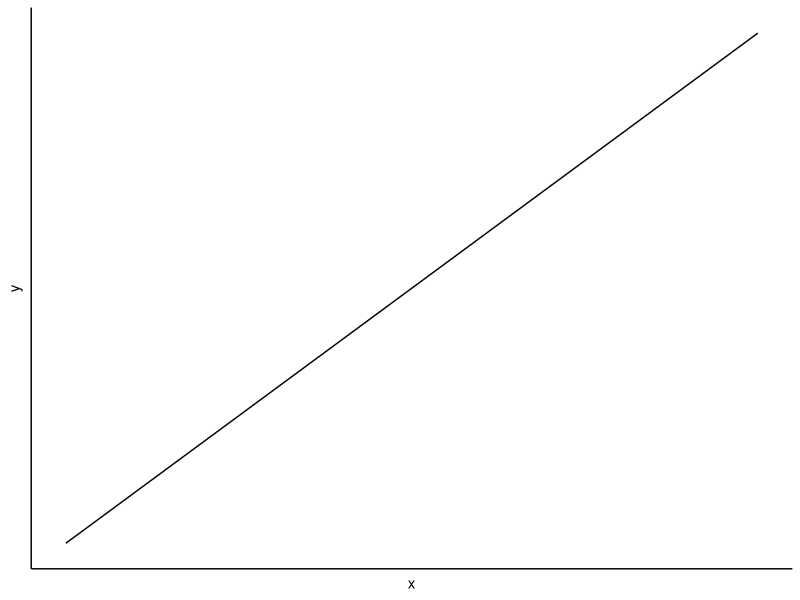
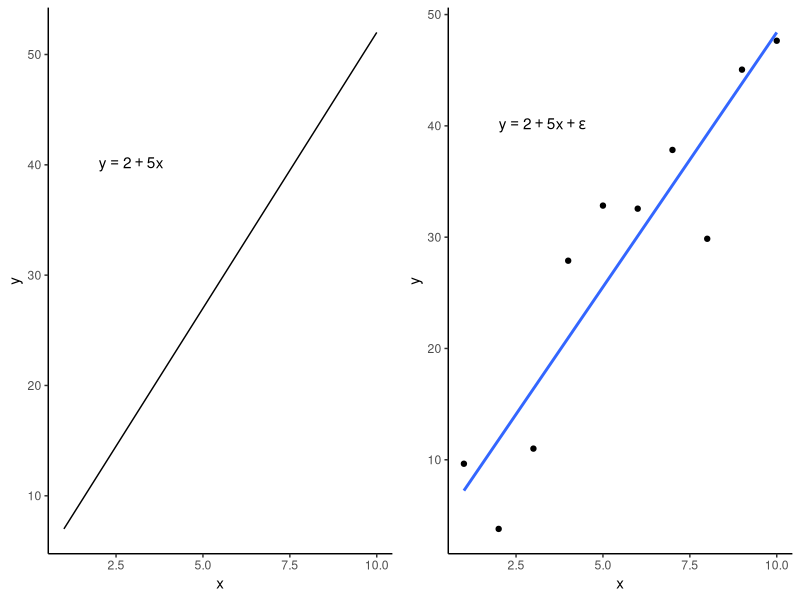
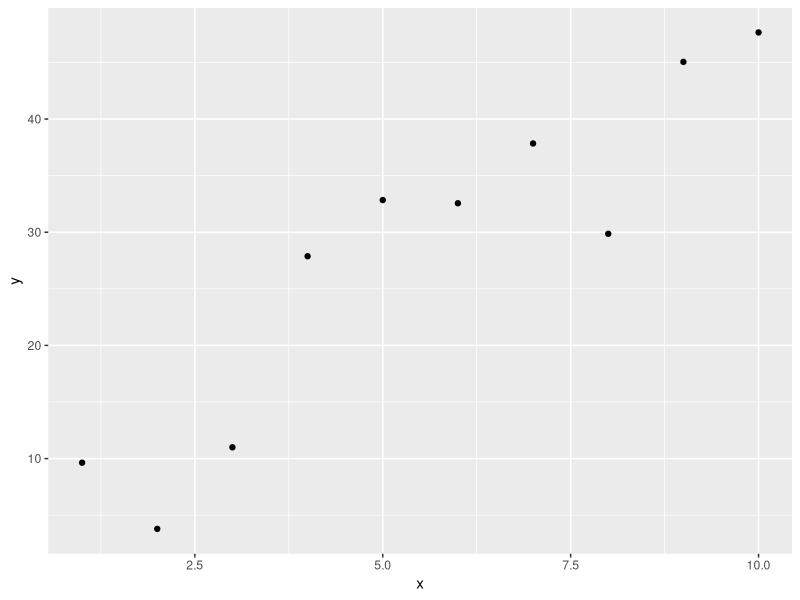
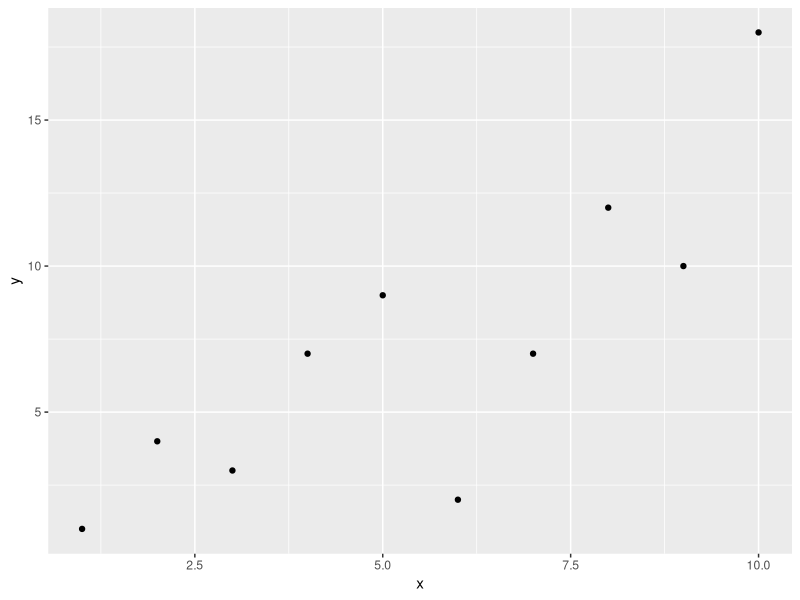
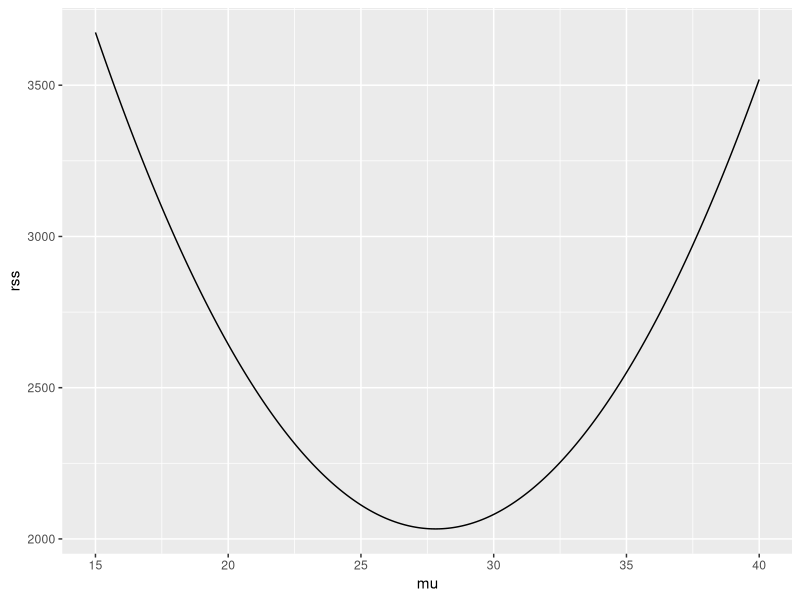
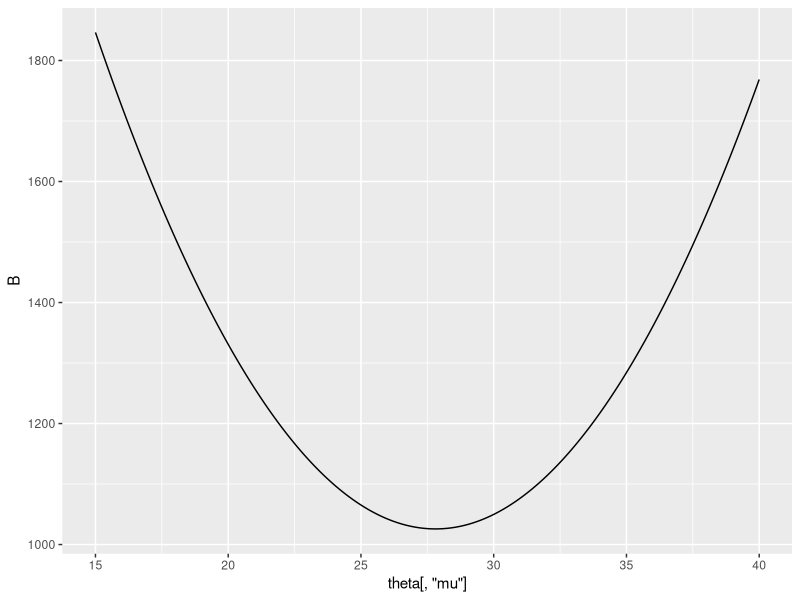
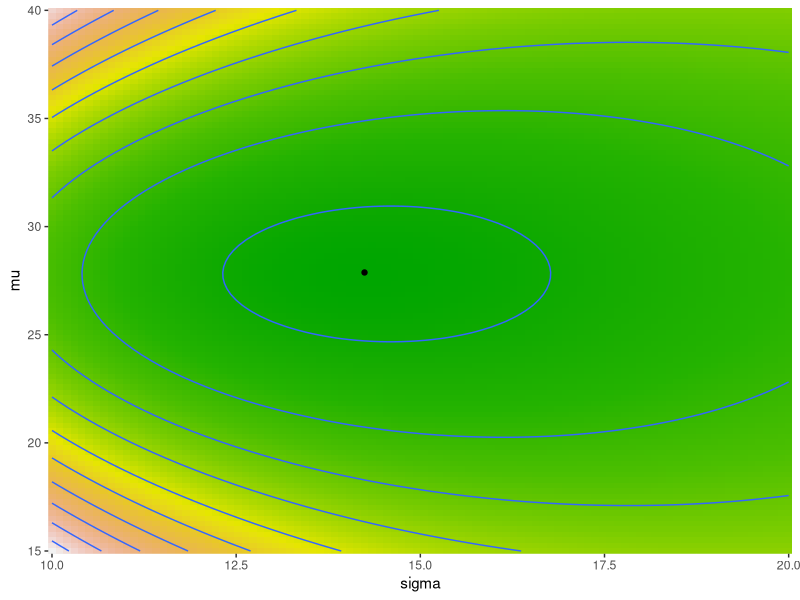

R code for these plots, in order: (Note: this script raises an error after producing the figures.)
## ----setup, include=FALSE-----------------------------------------------------
knitr::opts_chunk$set(echo = TRUE)


## ----libraries, results='markdown', eval=TRUE, warning=TRUE, message=FALSE----
library(tidyverse) #for data wrangling and plotting
library(gganimate) #for animations
library(gridExtra) #for additional plotting routines


## ----mod1, results='markdown', eval=TRUE, echo=FALSE, fig.height=3,fig.width=3, warning=FALSE----
x=1:10
y=2+5*x
ggplot(data=NULL, aes(y=y, x=x)) + geom_line() + theme_classic() +
    theme(axis.text=element_blank(), axis.ticks=element_blank())


## ----compareModels, results='markdown', eval=TRUE, echo=FALSE, fig.height=3,fig.width=6, warning=FALSE----
set.seed(234)
x=1:10
y=2+5*x
y1=2+5*x + rnorm(10,0,4) 
g1=ggplot(data=NULL, aes(y=y, x=x)) + geom_line() + theme_classic() +
    annotate(geom='text', y=40, x=2, label=expression(y==2+5*x), parse=TRUE, hjust=0)
g2=ggplot(data=NULL, aes(y=y1, x=x)) + geom_point() + geom_smooth(method='lm', se=FALSE) + theme_classic() +
    annotate(geom='text', y=40, x=2, label=expression(y==2+5*x+epsilon), parse=TRUE, hjust=0) +
    scale_y_continuous('y')
grid.arrange(g1, g2, nrow=1)


## ----sim, results='markdown', eval=TRUE, fig.width=3, fig.height=3------------
set.seed(234)
dat = data.frame(x=1:10) %>%
    mutate(y = round(2 + 5*x + rnorm(10, 0, 4), 2))
dat
ggplot(data=dat) + geom_point(aes(y=y, x=x))


## ----stats1, results='markdown', eval=TRUE------------------------------------
mean(dat$y)
var(dat$y)
sd(dat$y)


## ----sim2, results='markdown', eval=TRUE, fig.width=3, fig.height=3-----------
set.seed(123)
beta = c(2, 1.20)
beta=log(beta)
n = 10
dat2 = data.frame(x=seq(1,10,len=n)) %>%
    mutate(y = rpois(n, lambda=exp(beta[1] + beta[2]*x)))
dat2
ggplot(data=dat2) + geom_point(aes(y=y, x=x)) 


## ----olsSim, results='markdown', eval=TRUE------------------------------------
mu = seq(15,40,len=1000)
rss = vector('numeric', length(mu))
for (i in 1:length(mu)) {
    rss[i] = sum((dat$y - mu[i])^2)
}
mu[which(rss==min(rss))]
ggplot(data=NULL) + geom_line(aes(y=rss, x=mu))


## ----mm, results='markdown', eval=TRUE----------------------------------------
## Generate the single column matrix of 1s
X = cbind(rep(1,length(dat$y)))
## perform the matrix multiplications to solve for beta
## beta = (X'X)^-1 X'Y
beta = solve(t(X) %*% X) %*% t(X) %*% dat$y
beta


## ----ex2, results='markdown', eval=TRUE---------------------------------------
dat


## ----mm1, results='markdown', eval=TRUE---------------------------------------
## Generate the model matrix
X = model.matrix(~x, data=dat)
## Solve for beta
beta = solve(t(X) %*% X) %*% t(X) %*% dat$y
beta


## ----lm, results='markdown', eval=TRUE----------------------------------------
lm(y~x, data=dat)


## ----ex1, results='markdown', eval=TRUE---------------------------------------
dat$y


## ----LL, results='markdown', eval=TRUE----------------------------------------
LL.gaus = function(theta, x) {
    m=theta[1]
    s=theta[2]
    ll = -(length(x)/2)*(log(2*pi*s^2)) + (-1/(2*s^2)) * sum((x-m)^2)
    ##OR
    ## ll = sum(dnorm(x, mean=m, sd=s, log=TRUE))
    return(-ll)
}


## ----mle, results='markdown', eval=TRUE---------------------------------------
mu = seq(15,40,len=1000)
theta=cbind(mu=mu,sigma=1)
B=apply(theta, 1, LL.gaus, dat$y)
theta[which(B==min(B)),]
ggplot(data=NULL) + geom_line(aes(y=B, x=theta[,'mu']))


## ----bruteForce, results='markdown', eval=TRUE, fig.width=4, fig.height=4-----
mu = seq(15,40,len=100)
sigma=seq(10,20,len=100)
theta = expand.grid(mu=mu, sigma=sigma)
theta$LL=apply(theta, 1, LL.gaus, x=dat$y)
ggplot(data=theta,aes(y=mu, x=sigma, fill=LL)) +
    geom_tile(show.legend=FALSE) + geom_contour(aes(z=LL)) +
    geom_point(data=theta[which(theta$LL==min(theta$LL)),], aes(y=mu, x=sigma), fill='black') +
    scale_fill_gradientn(colors=terrain.colors(12)) +
    scale_x_continuous(expand=c(0,0)) +
    scale_y_continuous(expand=c(0,0))
theta[which(theta$LL==min(theta$LL)),]


## ----optimNM, results='markdown', eval=TRUE-----------------------------------
get.optim.NM <- function(X.vert, params.init, objective.fn, iter.max=250, abs.tol=0.0001, x, control=list(fnscale=1,refl=1,expan=2,contr=-0.5,shrink=0.5))
{
                                        # input dimension
    X.len <- length(params.init)
                                        # initialize controls before iterations of searching
    iter <- 0; not.converged <- 1; not.max.iter <- 1
    X.optim <- params.init; f_X.optim <- control$fnscale*objective.fn(X.optim, x=x)
                                        # while loop, iterations
    while (not.converged & not.max.iter)
    {
                                        # get values at vertices
        f_X.vert <- control$fnscale*apply(X = X.vert, MARGIN = 1, FUN = objective.fn, x) 
                                        # order ascending X.vert and f(X.vert), by f(X.vert)
        X.order <- sort(f_X.vert, index.return = TRUE)$ix
        X.vert <- X.vert[X.order, ]
        f_X.vert <- f_X.vert[X.order]
                                        # get centroid (mean on each dimension) of all points except the worst
        X.centr <- apply(X = X.vert[1:X.len, ], MARGIN = 2, FUN = mean)
                                        # get reflected point
        X.refl <- X.centr + control$refl*(X.centr - X.vert[X.len+1, ])
        f_X.refl <- control$fnscale*objective.fn(X.refl,x)
        if ((f_X.vert[1] <= f_X.refl) & (f_X.refl < f_X.vert[X.len]))
        { 
                                        # if the reflected point is better than the second worst, but not better than the best...
                                        # ... then obtain a new simplex by replacing the worst point with the reflected point
            X.vert[X.len+1, ] <- X.refl 
        } else if (f_X.refl < f_X.vert[1]) {
                                        # if the reflected point is the best point so far
                                        # ... then compute the expanded point
            X.expan <- X.centr + control$expan*(X.centr - X.vert[X.len+1, ])
            f_X.expan <- control$fnscale*objective.fn(X.expan,x)
                                        # ... if the expanded point is better than the reflected point
            if (f_X.expan < f_X.refl)
            {
                                        # ... then obtain a new simplex by replacing the worst point with the expanded point
                X.vert[X.len+1, ] <- X.expan   
            } else {
                                        # ... else obtain a new simplex by replacing the worst point with the reflected point
                X.vert[X.len+1, ] <- X.refl
            }
        } else {
                                        # ... reflected point is not better than second worst
                                        # ... then compute the contracted point
            X.contr <- X.centr + control$contr*(X.centr - X.vert[X.len+1, ])
            f_X.contr <- control$fnscale*objective.fn(X.contr,x)
                                        # ... if the contracted point is better than the worst point
            if (f_X.contr < f_X.vert[X.len+1])
            {
                                        # ... then obtain a new simplex by replacing the worst point with the contracted point
                X.vert[X.len+1, ] <- X.contr
            } else {
                                        # ... shrink the simplex: X = X1 + coef.shrink(X-X1)
                X.vert <- sweep(control$shrink*sweep(X.vert, 2, X.vert[1, ], FUN = "-"), 2, X.vert[1, ], FUN="+")
            }    
        }
                                        # get values at vertices
        f_X.vert <- control$fnscale*apply(X = X.vert, MARGIN = 1, FUN = objective.fn, x) 
                                        # order asc X.vert and f(X.vert)
        X.order <- sort(f_X.vert, index.return = TRUE)$ix
        X.vert <- X.vert[X.order, ]
        f_X.vert <- f_X.vert[X.order]   
                                        # update controls
        iter <- iter + 1 
        not.max.iter <- (iter < iter.max)*1
        not.converged <- (abs(control$fnscale*objective.fn(X.vert[X.len, ],x)- control$fnscale*objective.fn(X.vert[1, ],x)) > abs.tol)*1
        
        X.optim <- X.vert[1, ]; f_X.optim <- control$fnscale*objective.fn(X.optim,x)
    }
    return(list(X.optim=X.optim, f_X.optim=f_X.optim, X.vert=X.vert, iter=iter))   
}


## ----simplexAnim, results='markdown', eval=TRUE, warning=FALSE, message=FALSE, cache=TRUE----
## Starting values at the center of the vectices
params.init=c(mu=20, sigma=12)
d.mu=0.5
d.sigma=0.3
simplex = rbind(Vertex1=params.init + c(d.mu,d.sigma),
                Vertex2=params.init + c(-d.mu,d.sigma),
                Vertex3=params.init + c(-d.mu,-d.sigma)) %>%
    data.frame
base.plot = ggplot(data=theta,aes(y=mu, x=sigma)) +
    geom_tile(aes(fill=LL), show.legend=FALSE) + geom_contour(aes(z=LL)) +
    scale_fill_gradientn(colors=terrain.colors(12)) +
    scale_x_continuous(expand=c(0,0)) +
    scale_y_continuous(expand=c(0,0))

newdata =vector('list', 15)
a=get.optim.NM(X.vert=as.matrix(simplex), params.init, objective.fn=LL.gaus, x=dat$y, iter.max=1, control=list(fnscale=1,refl=1,expan=2,contr=-0.5,shrink=0.5))
newdata[[1]] =data.frame(a$X.vert)
for (i in 2:15) {
    a=get.optim.NM(X.vert=a$X.vert, params.init=a$X.optim, objective.fn=LL.gaus, x=dat$y, iter.max=1, control=list(fnscale=1,refl=1,expan=2,contr=-0.5,shrink=0.5))
    newdata[[i]] = data.frame(a$X.vert)
}
newdata = bind_rows(newdata, .id='Iter') %>% mutate(Iter=factor(Iter, levels=unique(Iter)))
g=base.plot + 
    geom_polygon(data=newdata, aes(y=mu, x=sigma, group=Iter), color='black', fill='grey40') +
    transition_manual(Iter) + shadow_trail(distance=0.1,alpha=0.4, color='grey40', fill=NA) + labs(title='Iter: {current_frame}')
ga=animate(g, fps = 20, duration = 15)
#ga=animate(g, renderer=av_renderer())
anim_save('simplexAnim.gif', animation=ga, path='../tut/glm_part1_files',  renderer=av_renderer())


## ----simplexOptimNM, results='markdown', eval=TRUE----------------------------
get.optim.NM(X.vert=as.matrix(simplex), params.init, objective.fn=LL.gaus, x=dat$y, iter.max=250, abs.tol=1e-08, control=list(fnscale=1,refl=1,expan=2,contr=-0.5,shrink=0.5))
get.optim.NM(X.vert=as.matrix(simplex - c(-0.5,0.2)), params.init, objective.fn=LL.gaus, x=dat$y, iter.max=250, abs.tol=1e-08, control=list(fnscale=1,refl=1,expan=2,contr=-0.5,shrink=0.5))


## ----simplexOptim, results='markdown', eval=TRUE------------------------------
optim(par=c(20,12), LL.gaus, x=dat$y, control=list(fnscale=1))


## ----eg3, results='markdown', eval=TRUE---------------------------------------
NR = function(f, x, return.grid=FALSE) {
    if (is.function(f)) f=body(f)[[2]]    
    f_x = eval(f)
    f._x = eval(D(f,'x'))
    if (return.grid) {
        list(x1=x - f_x/f._x, f_x=f_x, f._x=f._x)
    }else {
        list(x1=x - f_x/f._x)
    }
}
optim.NR = function(f, x0, abs.tol=1.0E-6, iter.max=250, return.grid=FALSE) {
    iter <- 0; not.converged <- 1; not.max.iter <- 1
    fgrid = list()
    while (not.converged & not.max.iter) {
        nr=NR(f, x=x0,return.grid)
        x1=nr$x1
        iter <- iter + 1 
        not.max.iter <- (iter < iter.max)*1
        not.converged=(abs(x0-x1)>abs.tol)*1
        if (return.grid) fgrid[[iter]] = c(x0=x0, x1=x1, f_x=nr$f_x, f._x=nr$f._x)
        x0=x1
    }
    list(X.optim=x0,iter=iter, grid=do.call('rbind',fgrid))
}

## ----NManim, results='markdown', eval=TRUE, cache=TRUE, warning=FALSE, message=FALSE, fig.width=6, fig.height=4----
f = function(x) {0.1*x^4 + x^3 - x^2 + 10*x + 30} 
a=optim.NR(f, x0=3, abs.tol=0.001, return.grid=TRUE)

x = seq(-4,4,len=100)
dat1 = data.frame(x=x, y=f(x))
gdat = a$grid %>% as.data.frame %>%
    mutate(Iter=1:n(),
           x=ifelse(x0>0,x0+1, x0-1),
           y=f_x + (x-x0)*f._x)

g=ggplot() + geom_line(data=dat1, aes(y=y, x=x)) +
    geom_hline(yintercept=0, linetype='dashed') +
    geom_segment(data=gdat, aes(x=x,y=y,xend=x1,yend=0), color='red') +
    geom_segment(data=gdat, aes(x=x0,xend=x0,y=0,yend=f_x), linetype='dashed')+
    geom_text(data=gdat %>% filter(Iter<4), aes(x=x0, y=-5, label="x[0]"), parse=TRUE) +
    geom_text(data=gdat %>% filter(Iter<4), aes(x=x1, y=-5, label="x[1]"), parse=TRUE) +
    geom_point(data=gdat, aes(x=x0, y=f_x)) +
    geom_text(data=gdat %>% filter(Iter<4), aes(x=x0, y=f_x, label="f(x)"), parse=TRUE, nudge_x=0.1, nudge_y=-5, hjust=0, vjust=0) +
    geom_text(data=gdat %>% filter(Iter<4), aes(x=x0+0.3+(x1-x0)/2, y=(f_x/2)-5, label="f*minute*(x)"), parse=TRUE, color='red') +
    geom_text(data=gdat, aes(x=-4,y=140, label=paste0("Iter == ", Iter)), parse=TRUE, hjust=0) +
    geom_text(data=gdat, aes(x=-4,y=120, label=paste0("x[1] == ", round(x1,3))), parse=TRUE, hjust=0) +
    transition_manual(Iter)
ga=animate(g, fps = 20, duration = 5)
anim_save('NMAnim1.gif', animation=ga, path='../tut/glm_part1_files')


## ----NMOptim, results='markdown', eval=TRUE-----------------------------------
optim.NR(f, x0=3)


## ----NManim1, results='markdown', eval=TRUE, cache=TRUE, warning=FALSE, message=FALSE, fig.width=8, fig.height=4----
f = function(x) {0.001*x^3 - 0.001*x^2 -0.3*x + 5}
f1=D(body(f)[[2]], 'x')
x = seq(0,20,len=100)
dat1 = data.frame(x=x, y=f(x))
g1=ggplot() + geom_line(data=dat1, aes(y=y, x=x)) 

g2=ggplot() + geom_line(data=data.frame(x=x, y=eval(f1, envi=list(x=x))), aes(y=y, x=x)) +
    geom_hline(yintercept=0, linetype='dashed')
grid.arrange(g1,g2, nrow=1)
(a=optim.NR(f1, x0=3, abs.tol=0.001, return.grid=TRUE))


## ----NManim1a, results='markdown', eval=TRUE, cache=TRUE, warning=FALSE, message=FALSE, fig.width=4, fig.height=4----
dat1 = data.frame(x, y=eval(f1, env=list(x=x)))
gdat = a$grid %>% as.data.frame %>%
    mutate(Iter=1:n(),
           x=ifelse(x0>0,x0+1, x0-1),
           y=f_x + (x-x0)*f._x)

g2=ggplot() + geom_line(data=dat1, aes(y=y, x=x)) +
    geom_hline(yintercept=0, linetype='dashed') +
    geom_segment(data=gdat, aes(x=x,y=y,xend=x1,yend=0), color='red') +
    geom_segment(data=gdat, aes(x=x0,xend=x0,y=0,yend=f_x), linetype='dashed') +
    geom_text(data=gdat %>% filter(Iter<4), aes(x=x0, y=-0.05, label="x[0]"), parse=TRUE) +
    geom_text(data=gdat %>% filter(Iter<4), aes(x=x1, y=-0.05, label="x[1]"), parse=TRUE) +
    geom_point(data=gdat, aes(x=x0, y=f_x)) +
    geom_text(data=gdat %>% filter(Iter<4), aes(x=x0, y=f_x, label="f(x)"), parse=TRUE, nudge_x=0.1, nudge_y=-0.05, hjust=0, vjust=0) +
    geom_text(data=gdat %>% filter(Iter<4), aes(x=x0+0.3+(x1-x0)/2, y=(f_x/2)-0.05, label="f*minute*(x)"), parse=TRUE, color='red') +
    geom_text(data=gdat, aes(x=0,y=0.8, label=paste0("Iter == ", Iter)), parse=TRUE, hjust=0) +
    geom_text(data=gdat, aes(x=-0,y=1, label=paste0("x[1] == ", round(x1,3))), parse=TRUE, hjust=0) +
    transition_manual(Iter)
ga=animate(g2, fps = 20, duration = 6)
anim_save('NMAnim2.gif', animation=ga, path='../tut/glm_part1_files')


## ----NManim2, results='markdown', eval=FALSE, echo=FALSE, cache=TRUE, warning=FALSE, message=FALSE, fig.width=6, fig.height=4----
## #Code that works if we have a formula
## f = function(x1,x2,x3,x4) {(x1 + 10*x2)^2 + 5*(x3-x4)^2 + (x2-2*x3)^4 + 10*(x1-x4)^4}
## x0 = list(x1=3,x2=-1,x3=0,x4=1)
## xs = c('x1','x2','x3','x4')
## xsg = expand.grid(xs,xs)
## 
## iter <- 0; not.converged <- 1; not.max.iter <- 1
## while (not.converged & not.max.iter) {
##     a=apply(as.matrix(xs), 1, function(x) D(body(f)[[2]], x[1]))
##     g=do.call('c',lapply(a, eval, x0))
## 
##     a=apply(as.matrix(xsg), 1, function(x) D(D(body(f)[[2]], x[1]),x[2]))
##     F=lapply(a,function(x) as.numeric(eval(x, x0)))
##     F=do.call('c',F)
##     F=matrix(F, nrow=length(xs))
##     F_inv=solve(F)
##     x1=as.list(unlist(x0) - F_inv %*% (g))
##     f._x=do.call('f',x1)
##     iter <- iter + 1
##     not.max.iter <- (iter < iter.max)*1
##     not.converged=(f._x>abs.tol)*1
##     x0=x1
##     names(x0) = xs
## }


## ----NManim3, results='markdown', eval=TRUE, cache=TRUE, warning=FALSE, message=FALSE, fig.width=6, fig.height=4----
params.init=c(mu=20, sigma=12)

## The following function calculates the difference-quotient approximation of gradient
approx.grad = function(theta, fn, eps=1e-05) {
    p = length(theta)
    nf = length(fn(theta))
    eps.mat = diag(p) * (eps/2)
    Gmat = array(0, dim=c(nf,p))
    for (i in 1:p) {
        Gmat[,i] = (fn(theta + eps.mat[,i]) - fn(theta - eps.mat[,i]))/eps
    }
    if (nf>1) Gmat else c(Gmat)
}


optim.NR = function(params.init, fn, x, iter.max=250, abs.tol=1e-05, control=list(eps=1e-06)) {
    fnc = function(bb) t(approx.grad(bb, fn))
    eps = control$eps
    gradfn = function(x) approx.grad(x, fnc, eps)
    iter <- 0; not.converged <- 1; not.max.iter <- 1
    newpar = params.init
    oldpar = params.init - 1
    while (not.converged & not.max.iter) {
        oldpar = newpar
        newpar = oldpar - solve(gradfn(oldpar), t(fnc(oldpar)))
        iter = iter + 1
        not.max.iter <- (iter < iter.max)*1
        not.converged = (abs(fn(oldpar) - fn(newpar))>abs.tol)*1
    }
    list(iter=iter, final=as.vector(newpar), LL=fn(as.vector(newpar)), gradient = fnc(newpar), hessian = gradfn(newpar))
}


#optim.NR(params.init, fn=function(t) LL.gaus(t, x=y), iter.max=1)

mu = seq(15,040,len=100)
sigma=seq(10,20,len=100)
theta = expand.grid(mu=mu, sigma=sigma)
theta$LL=apply(theta, 1, LL.gaus, x=dat$y)

base.plot = ggplot(data=theta,aes(y=mu, x=sigma)) +
    geom_tile(aes(fill=LL), show.legend=FALSE) + geom_contour(aes(z=LL)) +
    scale_fill_gradientn(colors=terrain.colors(12)) +
    scale_x_continuous(expand=c(0,0)) +
    scale_y_continuous(expand=c(0,0))

newdata =vector('list', 10)
newdata[[1]] =data.frame(t(setNames(params.init, c('mu','sigma'))))
p.i = params.init
for (i in 2:10) {
    a=optim.NR(params.init=p.i, fn=function(t) LL.gaus(t, x=dat$y), iter.max=1)
    newdata[[i]] = data.frame(t(setNames(a$final,c('mu','sigma'))))
    p.i = as.vector(a$final)
}
newdata = bind_rows(newdata, .id='Iter') %>% mutate(Iter=factor(Iter, levels=unique(Iter)), nIter=as.numeric(Iter))
g=base.plot + 
    geom_point(data=newdata, aes(y=mu, x=sigma, group=Iter), color='black') +
    geom_path(data=newdata, aes(y=mu, x=sigma), color='black') +
    transition_reveal(nIter) +
    labs(title = "Iteration: {frame_along}")
ga=animate(g, nframes=10, fps=1)

anim_save('NMAnim3.gif', animation=ga, path='../tut/glm_part1_files')


## ----NManim4, results='markdown', eval=TRUE, cache=TRUE, warning=FALSE, message=FALSE, fig.width=6, fig.height=4----
optim.NR(params.init, fn=function(t) LL.gaus(t, x=dat$y))


## ----NManim5, results='markdown', eval=TRUE, cache=TRUE, warning=FALSE, message=FALSE, fig.width=6, fig.height=4----
H=optim.NR(params.init, fn=function(t) LL.gaus(t, x=dat$y))$hessian
sqrt(diag(solve(H)))


## ----NManim6, results='markdown', eval=TRUE, cache=TRUE, warning=FALSE, message=FALSE, fig.width=6, fig.height=4----
nlm(LL.gaus, params.init, x=dat$y, hessian=TRUE, gradtol=1e-03)
H=nlm(LL.gaus, params.init, x=dat$y, hessian=TRUE, gradtol=1e-06*2)$hessian
sqrt(diag(solve(H)))


## ----SANN, results='markdown', eval=TRUE--------------------------------------
optim.SANN = function(params.init, fn, iter.max=2500, jump=0.05, k=100) {
    bestpar <- newpar <- oldpar <- params.init
    iter=0; not.max.iter <- 1
    inck=k/10
    while(not.max.iter) {
        ## jump to new parameter set
        newpar = oldpar + replicate(length(params.init), runif(1,-jump,jump))
        deltaL = fn(newpar)-fn(oldpar)
        if (deltaL<0) { #improvement
            oldpar=newpar
        } else {
            rnd = runif(1)
            if (rnd <= exp(-deltaL/k)) oldpar=newpar
        }
        if (fn(newpar)<fn(bestpar)) bestpar=newpar
        iter=iter+1
        if ((iter %% inck)==0) k = k/10
        not.max.iter = (iter < iter.max)*1
    }
    list(iter=iter, final=as.vector(bestpar), LL=fn(bestpar), last=as.vector(oldpar), LL=fn(bestpar))
}
#optim.SANN(params.init=c(-0.25,1), fn=function(p) LL.gaus(p, x=y), iter.max=2500)


## ----SANNanim1, results='markdown', eval=TRUE, cache=TRUE, warning=FALSE, message=FALSE, fig.width=6, fig.height=4----
p.i = params.init
iter.cnt = 1
iters = 2500
newdata =vector('list', iters)
bestpar = p.i
for (i in 1:iters) {
    a=optim.SANN(params.init=p.i, fn=function(t) LL.gaus(t, x=dat$y), iter.max=1, jump=0.5, k=0.1)
    if (LL.gaus(a$last, x=dat$y)<LL.gaus(bestpar, x=dat$y)) bestpar=a$last
    newdata[[i]] = data.frame(t(setNames(a$last,c('mu','sigma'))), iter=floor(log2(i))+1, t(setNames(bestpar,c('bestmu','bestsigma'))))
    p.i = as.vector(a$last)
}
newdata = bind_rows(newdata, .id='Iter') %>% mutate(iter=factor(iter, levels=unique(iter)), nIter=as.numeric(as.character(iter)))
g=base.plot + 
    geom_point(data=newdata, aes(y=mu, x=sigma, group=iter), color='black') +
    geom_path(data=newdata, aes(y=mu, x=sigma), color='black') +
    geom_point(data=newdata, aes(y=bestmu, x=bestsigma), color='red') + 
    transition_reveal(nIter) +
    labs(title = "Iteration: {2^frame_along}")
ga=animate(g, nframes=12, fps=1)
#ga
anim_save('SANNAnim1.gif', animation=ga, path='../tut/glm_part1_files')


## ----SANNoptim, results='markdown', eval=TRUE, cache=TRUE, warning=FALSE, message=FALSE, fig.width=6, fig.height=4----
optim.SANN(params.init=c(20,12), fn=function(t) LL.gaus(t, x=dat$y), iter.max=2500, jump=0.5, k=0.1)


## ----ex2, results='markdown', eval=TRUE---------------------------------------
dat


## ----LL1, results='markdown', eval=TRUE---------------------------------------
LL.gaus <- function(theta, y, X){
  k           <- ncol(X) # get the number of columns (independent vars)
  beta        <- theta[1:k] # vector of weights intialized with starting values
  mu          <- X %*% beta  # X is dimension (n x k) and beta is dimension (k x 1)
  sigma       <- theta[k+1] # should be pulled from the last of the starting values vector
  ll          <- sum(dnorm(y, mean = mu, sd = sigma, log = TRUE)) # sum of the PDF over each observation
  return(-ll)
}


## ----modelMatrix, results='markdown', eval=TRUE-------------------------------
X = model.matrix(~x, data=dat)


## ----simplexGLM, results='markdown', eval=TRUE--------------------------------
optim(c(1,1,1), LL.gaus, y=dat$y, X=X, method='Nelder-Mead')
optim(c(277,1,100), LL.gaus, y=dat$y, X=X, method='Nelder-Mead')


## ----NRGLM, results='markdown', eval=TRUE, warning=FALSE----------------------
nlm(LL.gaus, c(1,1,1), y=dat$y, X=X, hessian=TRUE)
nlm(LL.gaus, c(277,1,100), y=dat$y, X=X, hessian=TRUE)


## ----SANNGLM, results='markdown', eval=TRUE-----------------------------------
optim(c(1,1,1), LL.gaus, y=dat$y, X=X, method='SANN')
optim(c(277,1,100), LL.gaus, y=dat$y, X=X, method='SANN')


## ----optim.IRLS, results='markdown', eval=TRUE--------------------------------
optim.IRLS = function(X, y, family, iter.max=25, abs.tol=1e-06) {
    oldpar <- newpar <- rep(0, ncol(X))
    iter <- 0; not.converged <- 1; not.max.iter <- 1
    while (not.converged & not.max.iter) {
        eta = X %*% newpar         # calculate (update) the linear predictor
        g = family()$linkinv(eta)  # calculate (update) the linear predictor on the natural scale (inverse link)
        g. = family()$mu.eta(eta)  # calculate (update) the derivative of linear predictor on natural scale
        z = eta + (y - g) / g.     # calculate (update) the  adjusted response
        W = as.vector(g.^2 / family()$variance(g))  # calculate (update) the weights
        oldpar = newpar
        newpar = solve(crossprod(X,W*X), crossprod(X,W*z), tol=2*.Machine$double.eps)
        iter = iter + 1
        not.max.iter <- (iter < iter.max)*1
        not.converged=(max(abs((1-newpar/oldpar)))>abs.tol)*1
    }
    list(B.optim=newpar, Iter=iter-1)
}


## ----optim.IRLS.fit1, results='markdown', eval=TRUE---------------------------
optim.IRLS(cbind(rep(1,length(dat$y))), dat$y, family=gaussian)


## ----optim.IRLS.fit2, results='markdown', eval=TRUE---------------------------
optim.IRLS(cbind(rep(1,length(dat2$y))), dat2$y, family=poisson)
exp(optim.IRLS(cbind(rep(1,length(dat2$y))), dat2$y, family=poisson)$B.optim)


## ----optim.IRLS.fit3, results='markdown', eval=TRUE---------------------------
glm(y ~ 1, data=dat2, family=poisson)


## ----optim.IRLS.fit4, results='markdown', eval=TRUE---------------------------
X = model.matrix(~x, dat2)
irls = optim.IRLS(X, dat2$y, family=poisson)
irls
exp(irls$B.optim)


## ----optim.IRLS.fit5, results='markdown', eval=TRUE---------------------------
glm(y ~ x, data=dat2, family=poisson)
